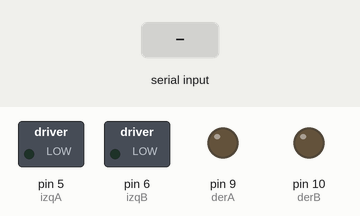
Recording of a sketch running on a simulated Arduino Uno, built with avr-gcc and run on an emulated ATmega328P. Parts: switched loads named in the sketch (green lamp = pin HIGH), output pins drawn as LEDs (lit = HIGH). Inputs (shaded band) come from the test bench.

Above: at 1.2 s.
1.3 s: "1" received over the second serial link
At 2.2 s:
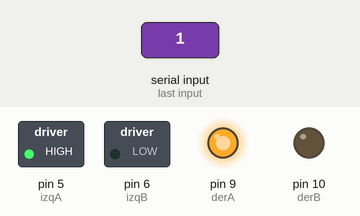
4.3 s: "2" received over the second serial link
At 5.8 s:
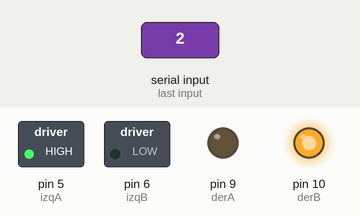
6.8 s: "4" received over the second serial link
At 9.7 s:
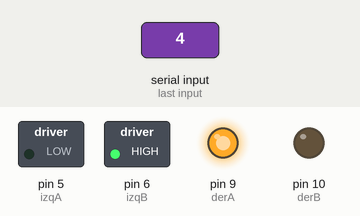
9.8 s: "6" received over the second serial link
At 12.5 s:
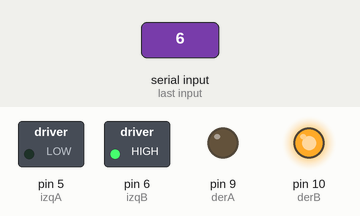
12.8 s: "3" received over the second serial link
At 14.4 s:
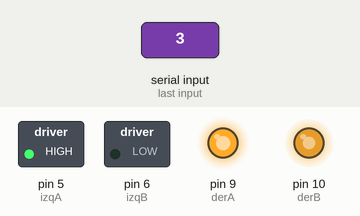
15.8 s: "5" received over the second serial link
At 17.9 s:
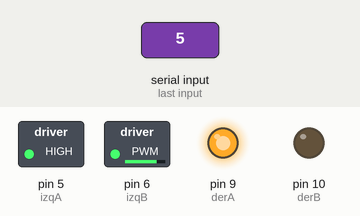
Timing chart, 0 to 19.8 s (numbered marks = the images above; inputs shaded):
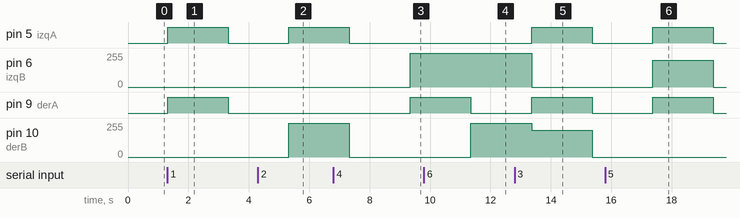

Measured:
- after the input at 1.3 s, pin 5 (izqA), pin 9 (derA): LOW → HIGH at once, → LOW 2.0 s later
- after the input at 4.3 s, pin 5 (izqA): LOW → HIGH after 1.0 s; pin 10 (derB): 0/255 → 255/255 after 1.0 s
- after the input at 6.8 s, pin 6 (izqB): 0/255 → 255/255 after 2.5 s; pin 9 (derA): LOW → HIGH after 2.5 s
- after the input at 9.8 s, pin 6 (izqB): stays 255/255 (without the input it goes to 0/255 after 1.5 s); pin 10 (derB): 0/255 → 255/255 after 1.6 s
- after the input at 12.8 s, pin 5 (izqA), pin 9 (derA): LOW → HIGH after 0.56 s, → LOW 2.0 s later; pin 10 (derB): 255/255 → 200/255 after 0.56 s, → 0/255 2.0 s later
- after the input at 15.8 s, pin 5 (izqA), pin 9 (derA): LOW → HIGH after 1.6 s, → LOW 2.0 s later; pin 6 (izqB): 0/255 → 200/255 after 1.6 s, → 0/255 2.0 s later

The sketch:

finalBluetoothCar.ino
```cpp
#include <SoftwareSerial.h>
SoftwareSerial BT(12, 11);
int izqA = 5;
int izqB = 6;
int derA = 9;
int derB = 10;
int vel = 255; // Velocidad de los motores (0-255)
int estado = 0; // inicia detenido
int delayTime = 2000;
boolean moving = false;
//char val;
void setup() {
  BT.begin(9600); // inicia el puerto serial para comunicacion con el Bluetooth
  pinMode(derA, OUTPUT);
  pinMode(derB, OUTPUT);
  pinMode(izqA, OUTPUT);
  pinMode(izqB, OUTPUT);
  BT.println("Car Control!");
}
void loop() {
  if (BT.available() > 0) { // lee el bluetooth y almacena en estado
    estado = BT.read();
  }
  if (estado == '1') { // Forward
    BT.println("Forward:");
    analogWrite(derB, 0);
    analogWrite(izqB, 0);
    analogWrite(derA, vel);
    analogWrite(izqA, vel);
    delay(delayTime);
    estado = '0';
  }
  if (estado == '2') { // right
    BT.println("Right:");
    analogWrite(derB, vel);
    analogWrite(izqB, 0);
    analogWrite(derA, 0);
    analogWrite(izqA, vel);
    delay(delayTime);
    estado = '0';
  }
  if (estado == '0') { // Stop
    BT.println("Stop:");
    analogWrite(derB, 0);
    analogWrite(izqB, 0);
    analogWrite(derA, 0);
    analogWrite(izqA, 0);
    delay(delayTime);
  }
  if (estado == '4') { // left
    BT.println("Left:");
    analogWrite(derB, 0);
    analogWrite(izqB, vel);
    analogWrite(izqA, 0);
    analogWrite(derA, vel);
    delay(delayTime);
    estado = '0';
  }
  if (estado == '6') { // Reverse
    BT.println("Reverse:");
    analogWrite(derA, 0);
    analogWrite(izqA, 0);
    analogWrite(derB, vel);
    analogWrite(izqB, vel);
    delay(delayTime);
    estado = '0';
  }
  if (estado == '3') {
    BT.println("Right:");
    analogWrite(derB, 200);
    analogWrite(izqB, 0);
    analogWrite(derA, vel);
    analogWrite(izqA, vel);
    delay(delayTime);
    estado = '0';
  }
  if (estado == '5') {
    BT.println("Left:");
    analogWrite(derB, 0);
    analogWrite(izqB, 200);
    analogWrite(derA, vel);
    analogWrite(izqA, vel);
    delay(delayTime);
    estado = '0';
  }

}
```
